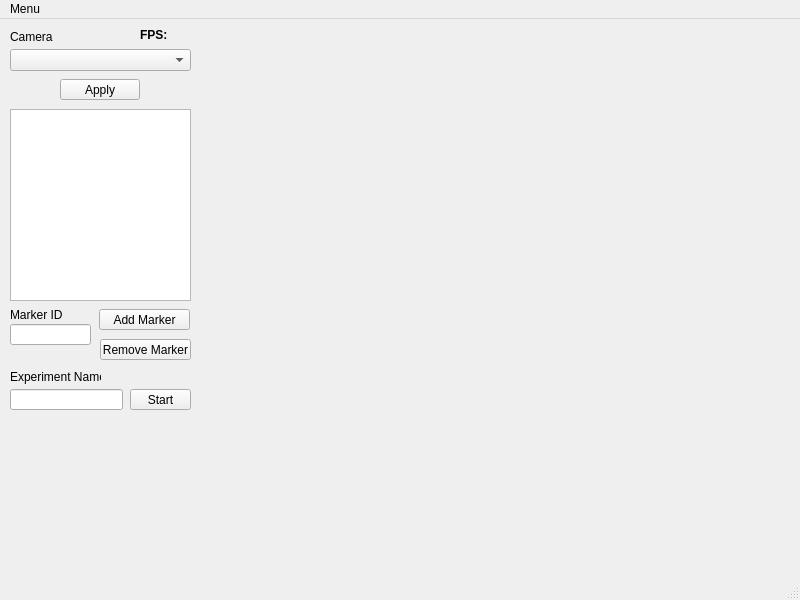
<?xml version="1.0" encoding="UTF-8"?>
<ui version="4.0">
 <class>MainWindow</class>
 <widget class="QMainWindow" name="MainWindow">
  <property name="geometry">
   <rect>
    <x>0</x>
    <y>0</y>
    <width>800</width>
    <height>600</height>
   </rect>
  </property>
  <property name="minimumSize">
   <size>
    <width>800</width>
    <height>600</height>
   </size>
  </property>
  <property name="maximumSize">
   <size>
    <width>800</width>
    <height>600</height>
   </size>
  </property>
  <property name="windowTitle">
   <string>MainWindow</string>
  </property>
  <widget class="QWidget" name="centralwidget">
   <widget class="QLabel" name="label_experimentname">
    <property name="geometry">
     <rect>
      <x>10</x>
      <y>350</y>
      <width>91</width>
      <height>16</height>
     </rect>
    </property>
    <property name="text">
     <string>Experiment Name</string>
    </property>
   </widget>
   <widget class="QLineEdit" name="lineEdit_experimentname">
    <property name="geometry">
     <rect>
      <x>10</x>
      <y>370</y>
      <width>113</width>
      <height>21</height>
     </rect>
    </property>
   </widget>
   <widget class="QComboBox" name="comboBox_camerachoose">
    <property name="geometry">
     <rect>
      <x>10</x>
      <y>30</y>
      <width>181</width>
      <height>22</height>
     </rect>
    </property>
   </widget>
   <widget class="QLabel" name="label_camerachoose">
    <property name="geometry">
     <rect>
      <x>10</x>
      <y>10</y>
      <width>47</width>
      <height>16</height>
     </rect>
    </property>
    <property name="text">
     <string>Camera</string>
    </property>
   </widget>
   <widget class="QPushButton" name="pushButton_camerachoose">
    <property name="geometry">
     <rect>
      <x>60</x>
      <y>60</y>
      <width>80</width>
      <height>21</height>
     </rect>
    </property>
    <property name="autoFillBackground">
     <bool>false</bool>
    </property>
    <property name="text">
     <string>Apply</string>
    </property>
   </widget>
   <widget class="QLabel" name="label_camimage">
    <property name="geometry">
     <rect>
      <x>200</x>
      <y>10</y>
      <width>571</width>
      <height>491</height>
     </rect>
    </property>
    <property name="text">
     <string/>
    </property>
   </widget>
   <widget class="QPushButton" name="pushButton_choosearuco">
    <property name="geometry">
     <rect>
      <x>99</x>
      <y>290</y>
      <width>91</width>
      <height>21</height>
     </rect>
    </property>
    <property name="text">
     <string>Add Marker</string>
    </property>
   </widget>
   <widget class="QListView" name="listView_markerslist">
    <property name="geometry">
     <rect>
      <x>10</x>
      <y>90</y>
      <width>181</width>
      <height>192</height>
     </rect>
    </property>
   </widget>
   <widget class="QLineEdit" name="lineEdit_markerID">
    <property name="geometry">
     <rect>
      <x>10</x>
      <y>305</y>
      <width>81</width>
      <height>21</height>
     </rect>
    </property>
   </widget>
   <widget class="QPushButton" name="pushButton_removearuco">
    <property name="geometry">
     <rect>
      <x>100</x>
      <y>320</y>
      <width>91</width>
      <height>21</height>
     </rect>
    </property>
    <property name="text">
     <string>Remove Marker</string>
    </property>
   </widget>
   <widget class="QPushButton" name="pushButton_experimentstart">
    <property name="geometry">
     <rect>
      <x>130</x>
      <y>370</y>
      <width>61</width>
      <height>21</height>
     </rect>
    </property>
    <property name="text">
     <string>Start</string>
    </property>
   </widget>
   <widget class="QLabel" name="label_markerid">
    <property name="geometry">
     <rect>
      <x>10</x>
      <y>286</y>
      <width>71</width>
      <height>20</height>
     </rect>
    </property>
    <property name="text">
     <string>Marker ID</string>
    </property>
   </widget>
   <widget class="QLabel" name="label_fps">
    <property name="geometry">
     <rect>
      <x>140</x>
      <y>8</y>
      <width>50</width>
      <height>15</height>
     </rect>
    </property>
    <property name="font">
     <font>
      <weight>75</weight>
      <bold>true</bold>
     </font>
    </property>
    <property name="text">
     <string>FPS:</string>
    </property>
   </widget>
  </widget>
  <widget class="QMenuBar" name="menubar">
   <property name="geometry">
    <rect>
     <x>0</x>
     <y>0</y>
     <width>800</width>
     <height>20</height>
    </rect>
   </property>
   <widget class="QMenu" name="menuSettings">
    <property name="title">
     <string>Menu</string>
    </property>
    <addaction name="actionSave_Configurations"/>
    <addaction name="actionGenerate_Markers"/>
    <addaction name="actionExit"/>
   </widget>
   <addaction name="menuSettings"/>
  </widget>
  <widget class="QStatusBar" name="statusbar"/>
  <action name="actionGenerate_Markers">
   <property name="text">
    <string>Generate Markers</string>
   </property>
  </action>
  <action name="actionExit">
   <property name="text">
    <string>Exit</string>
   </property>
  </action>
  <action name="actionSettings">
   <property name="text">
    <string>Settings</string>
   </property>
  </action>
  <action name="actionSave_Configurations">
   <property name="text">
    <string>Save Configurations</string>
   </property>
  </action>
 </widget>
 <resources/>
 <connections/>
</ui>
